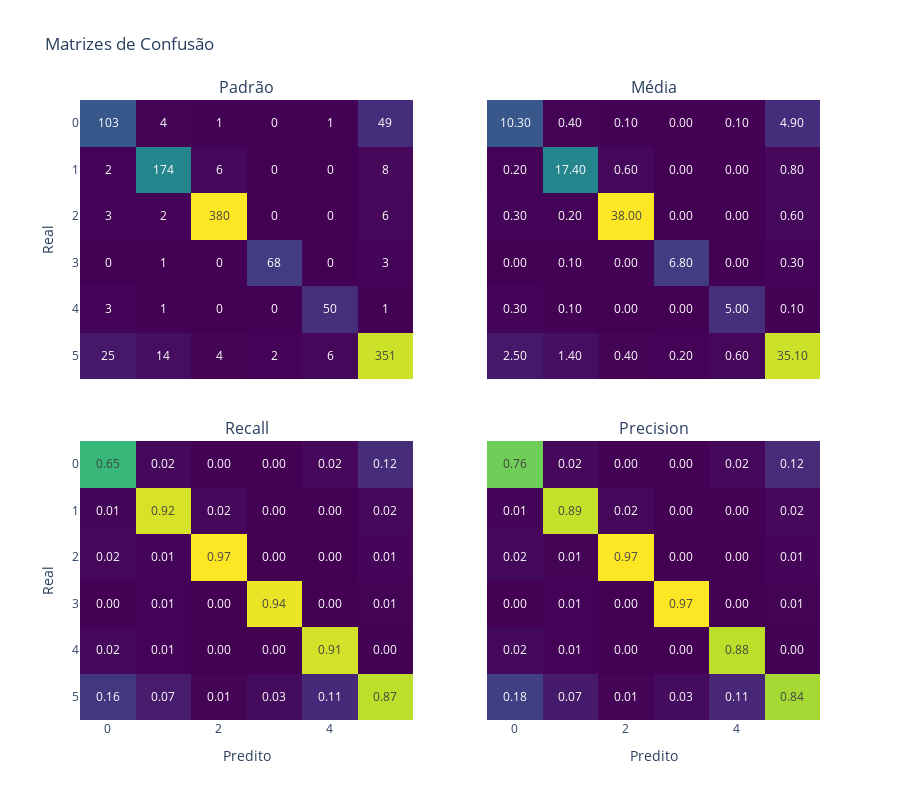

Notebook code cell kept with this figure:
### Code cell
knn_cms = knn_res['cms']

plot_confusion_matrix(knn_cms)

### Figure 1 — Plotly figure (JSON) as saved in the notebook; plotly's stock layout.template omitted (floating-point values rounded to 4 significant figures)
{"data": [{"colorscale": [[0, "#440154"], [0.1111, "#482878"], [0.2222, "#3e4989"], [0.3333, "#31688e"], [0.4444, "#26828e"], [0.5556, "#1f9e89"], [0.6667, "#35b779"], [0.7778, "#6ece58"], [0.8889, "#b5de2b"], [1, "#fde725"]], "showscale": false, "text": [[103, 4, 1, 0, 1, 49], [2, 174, 6, 0, 0, 8], [3, 2, 380, 0, 0, 6], [0, 1, 0, 68, 0, 3], [3, 1, 0, 0, 50, 1], [25, 14, 4, 2, 6, 351]], "texttemplate": "%{text}", "type": "heatmap", "x": [0, 1, 2, 3, 4, 5], "xaxis": "x", "y": [0, 1, 2, 3, 4, 5], "yaxis": "y", "z": [[103, 4, 1, 0, 1, 49], [2, 174, 6, 0, 0, 8], [3, 2, 380, 0, 0, 6], [0, 1, 0, 68, 0, 3], [3, 1, 0, 0, 50, 1], [25, 14, 4, 2, 6, 351]]}, {"colorscale": [[0, "#440154"], [0.1111, "#482878"], [0.2222, "#3e4989"], [0.3333, "#31688e"], [0.4444, "#26828e"], [0.5556, "#1f9e89"], [0.6667, "#35b779"], [0.7778, "#6ece58"], [0.8889, "#b5de2b"], [1, "#fde725"]], "showscale": false, "text": [[10.3, 0.4, 0.1, 0, 0.1, 4.9], [0.2, 17.4, 0.6, 0, 0, 0.8], [0.3, 0.2, 38, 0, 0, 0.6], [0, 0.1, 0, 6.8, 0, 0.3], [0.3, 0.1, 0, 0, 5, 0.1], [2.5, 1.4, 0.4, 0.2, 0.6, 35.1]], "texttemplate": "%{text:.2f}", "type": "heatmap", "x": [0, 1, 2, 3, 4, 5], "xaxis": "x2", "y": [0, 1, 2, 3, 4, 5], "yaxis": "y2", "z": [[10.3, 0.4, 0.1, 0, 0.1, 4.9], [0.2, 17.4, 0.6, 0, 0, 0.8], [0.3, 0.2, 38, 0, 0, 0.6], [0, 0.1, 0, 6.8, 0, 0.3], [0.3, 0.1, 0, 0, 5, 0.1], [2.5, 1.4, 0.4, 0.2, 0.6, 35.1]]}, {"colorscale": [[0, "#440154"], [0.1111, "#482878"], [0.2222, "#3e4989"], [0.3333, "#31688e"], [0.4444, "#26828e"], [0.5556, "#1f9e89"], [0.6667, "#35b779"], [0.7778, "#6ece58"], [0.8889, "#b5de2b"], [1, "#fde725"]], "showscale": false, "text": [[0.6519, 0.02105, 0.002558, 0, 0.01818, 0.1219], [0.01266, 0.9158, 0.01535, 0, 0, 0.0199], [0.01899, 0.01053, 0.9719, 0, 0, 0.01493], [0, 0.005263, 0, 0.9444, 0, 0.007463], [0.01899, 0.005263, 0, 0, 0.9091, 0.002488], [0.1582, 0.07368, 0.01023, 0.02778, 0.1091, 0.8731]], "texttemplate": "%{text:.2f}", "type": "heatmap", "x": [0, 1, 2, 3, 4, 5], "xaxis": "x3", "y": [0, 1, 2, 3, 4, 5], "yaxis": "y3", "z": [[0.6519, 0.02105, 0.002558, 0, 0.01818, 0.1219], [0.01266, 0.9158, 0.01535, 0, 0, 0.0199], [0.01899, 0.01053, 0.9719, 0, 0, 0.01493], [0, 0.005263, 0, 0.9444, 0, 0.007463], [0.01899, 0.005263, 0, 0, 0.9091, 0.002488], [0.1582, 0.07368, 0.01023, 0.02778, 0.1091, 0.8731]]}, {"colorscale": [[0, "#440154"], [0.1111, "#482878"], [0.2222, "#3e4989"], [0.3333, "#31688e"], [0.4444, "#26828e"], [0.5556, "#1f9e89"], [0.6667, "#35b779"], [0.7778, "#6ece58"], [0.8889, "#b5de2b"], [1, "#fde725"]], "showscale": false, "text": [[0.7574, 0.02041, 0.002558, 0, 0.01754, 0.1172], [0.01471, 0.8878, 0.01535, 0, 0, 0.01914], [0.02206, 0.0102, 0.9719, 0, 0, 0.01435], [0, 0.005102, 0, 0.9714, 0, 0.007177], [0.02206, 0.005102, 0, 0, 0.8772, 0.002392], [0.1838, 0.07143, 0.01023, 0.02857, 0.1053, 0.8397]], "texttemplate": "%{text:.2f}", "type": "heatmap", "x": [0, 1, 2, 3, 4, 5], "xaxis": "x4", "y": [0, 1, 2, 3, 4, 5], "yaxis": "y4", "z": [[0.7574, 0.02041, 0.002558, 0, 0.01754, 0.1172], [0.01471, 0.8878, 0.01535, 0, 0, 0.01914], [0.02206, 0.0102, 0.9719, 0, 0, 0.01435], [0, 0.005102, 0, 0.9714, 0, 0.007177], [0.02206, 0.005102, 0, 0, 0.8772, 0.002392], [0.1838, 0.07143, 0.01023, 0.02857, 0.1053, 0.8397]]}], "layout": {"annotations": [{"font": {"size": 16}, "showarrow": false, "text": "Padrão", "x": 0.225, "xanchor": "center", "xref": "paper", "y": 1, "yanchor": "bottom", "yref": "paper"}, {"font": {"size": 16}, "showarrow": false, "text": "Média", "x": 0.775, "xanchor": "center", "xref": "paper", "y": 1, "yanchor": "bottom", "yref": "paper"}, {"font": {"size": 16}, "showarrow": false, "text": "Recall", "x": 0.225, "xanchor": "center", "xref": "paper", "y": 0.45, "yanchor": "bottom", "yref": "paper"}, {"font": {"size": 16}, "showarrow": false, "text": "Precision", "x": 0.775, "xanchor": "center", "xref": "paper", "y": 0.45, "yanchor": "bottom", "yref": "paper"}], "height": 800, "title": {"text": "Matrizes de Confusão"}, "xaxis": {"anchor": "y", "domain": [0, 0.45], "matches": "x3", "showticklabels": false}, "xaxis2": {"anchor": "y2", "domain": [0.55, 1], "matches": "x4", "showticklabels": false}, "xaxis3": {"anchor": "y3", "domain": [0, 0.45], "title": {"text": "Predito"}}, "xaxis4": {"anchor": "y4", "domain": [0.55, 1], "title": {"text": "Predito"}}, "yaxis": {"anchor": "x", "autorange": "reversed", "domain": [0.55, 1], "title": {"text": "Real"}}, "yaxis2": {"anchor": "x2", "autorange": "reversed", "domain": [0.55, 1], "matches": "y", "showticklabels": false}, "yaxis3": {"anchor": "x3", "autorange": "reversed", "domain": [0, 0.45], "title": {"text": "Real"}}, "yaxis4": {"anchor": "x4", "domain": [0, 0.45], "matches": "y3", "showticklabels": false}}}
